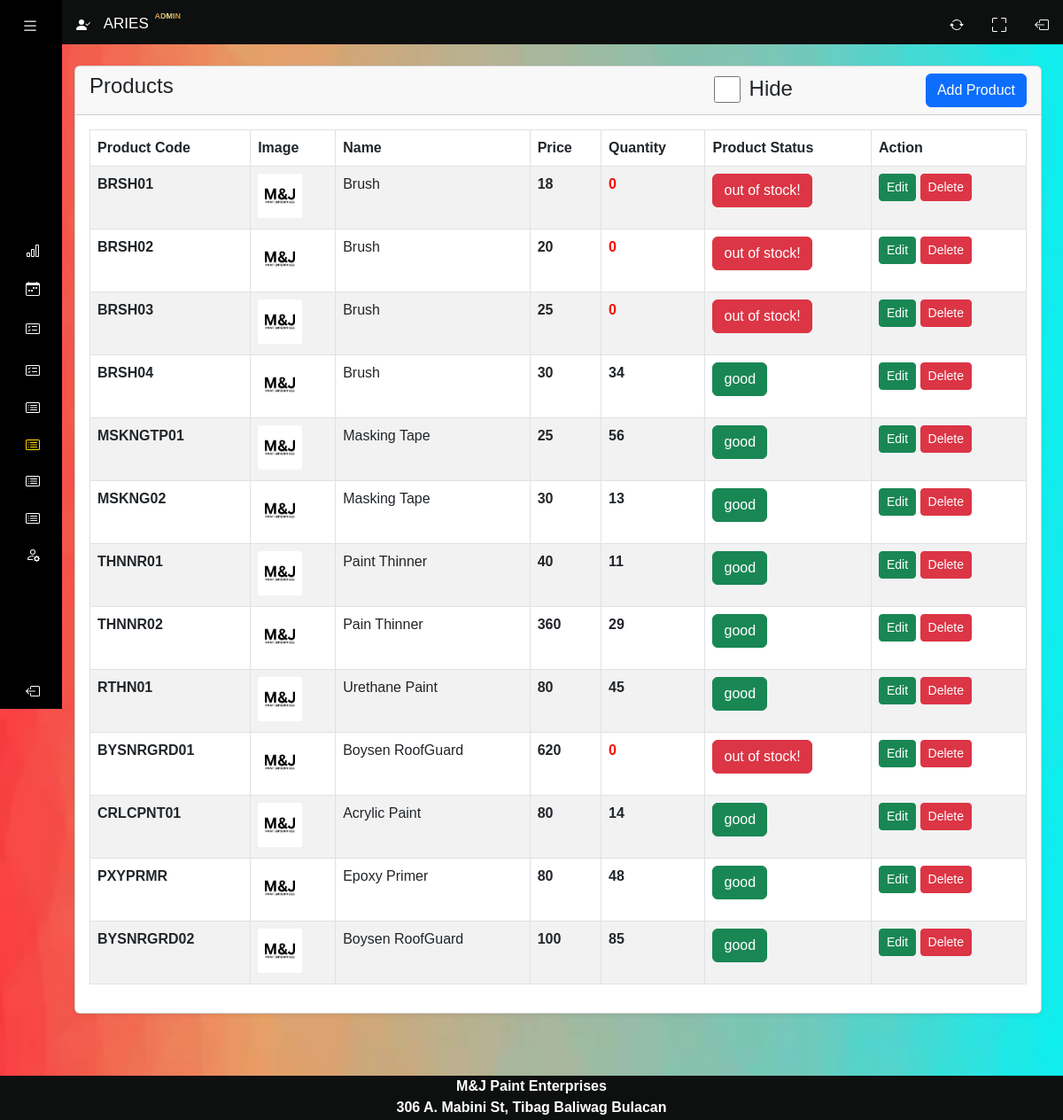
/system/products.php (signed in), run on the app's committed database.
### tables this page shows
CREATE TABLE `products` (
  `id` int(11) NOT NULL,
  `product_code` varchar(50) DEFAULT NULL,
  `category_id` int(11) NOT NULL,
  `name` varchar(255) NOT NULL,
  `description` mediumtext DEFAULT NULL,
  `price` int(11) NOT NULL,
  `quantity` int(11) NOT NULL,
  `image` varchar(255) NOT NULL,
  `created_at` date NOT NULL DEFAULT current_timestamp(),
  `size` varchar(255) NOT NULL,
  `numeric_size` varchar(255) NOT NULL,
  `volume` varchar(255) NOT NULL,
  `grit_size` varchar(255) NOT NULL,
  `type` varchar(255) NOT NULL,
  `color` varchar(255) NOT NULL
);

### system/config/function.php (called while the page is built, shortened)
<?php
require 'connection.php';
function validate($inputData){
    global $conn;
    $validatedData = mysqli_real_escape_string($conn, $inputData);
    $data = trim($validatedData);
    return htmlspecialchars($data);
}
function getAll($tableName){
    global $conn;
    $table = validate($tableName);
        $query = "SELECT * FROM $table";
    return mysqli_query($conn, $query);
}
?>

### system/products.php (the view, shortened to what this page needs)
<?php include('includes/header.php'); ?>
<div class="container-fluid px-4 main-cards">
  <div class="card mt-4 shadow-sm">
    <div class="card-header">
      <h4 class="mb-0">Products
      <?php if($_SESSION['LoggedInUser']['can_create'] == 1):?>
        <a href="products-create.php" class="btn btn-primary float-end">Add Product</a>
       <?php else:?>
      <?php endif;?>
      <label class="float-end"style="margin-top: 3px;  margin-right: 150px;">Hide</label>
      <input type="checkbox" id="showCheckbox" class=" float-end" style="width:30px;height:30px; margin-right: 10px; margin-top: 3px;">
      </h4>
    </div>
            <?php
            $products = getAll('products');
            ?>
    <div class="card-body" id="myTable1" style="display: block;">
      <div class="table-responsive">
        <table class="table table-striped table-bordered">
          <thead>
            <tr>
              <th>Product Code</th>
              <th>Image</th>
              <th>Name</th>
              <th>Price</th>
              <th>Quantity</th>
              <th>Product Status</th>
              <?php if($_SESSION['LoggedInUser']['can_edit'] == 1 || $_SESSION['LoggedInUser']['can_delete'] == 1):?>
              <th>Action</th>
              <?php else:?>
              <?php endif; ?>
            </tr>
          <tbody>
            <?php
            $products = getAll('products');
            if (mysqli_num_rows($products) > 0) {
            ?>
              <?php foreach ($products as $item) : ?>
                <tr>
                  <td><b><?= $item['product_code'] ?></b></td>
                  <td>
                    <img src="<?= $item['image'];?>" onerror="this.src='images/M&J.png'" style="width: 50px; height: 50px; border-radius: 5%;" alt="Img">
                  </td>
                  <td><?= $item['name']?></td>
                  <td class="fw-bold"><?= $item['price'] ?></td>
                  <td class="fw-bold" style="color:
                        <?php
                            if($item['quantity'] <= 10){
                                echo 'red';
                            } else {
                                echo '';
                            }
                        ?>;">
                        <?= $item['quantity']?>
                    </td>
                    <td>
                    <p class="btn btn-<?= $item['quantity'] <= 10 ? 'danger' : 'success' ?>"><?= $item['quantity'] <= 10 ? 'out of stock!':'good' ?></p>
                    </td>
                  <?php if($_SESSION['LoggedInUser']['can_edit'] == 1 || $_SESSION['LoggedInUser']['can_delete'] == 1):?>
                  <td>
                  <?php else:?>
                  <?php endif; ?>
               <?php if($_SESSION['LoggedInUser']['can_edit'] == 1):?>
                    <a href="products-edit.php?id=<?= $item['id'] ?>" class="btn btn-success btn-sm">Edit</a>
              <?php else:?>
              <?php endif; ?>
              <?php if($_SESSION['LoggedInUser']['can_delete'] == 1):?>
                    <a href="products-delete.php?id=<?= $item['id'] ?>" class="btn btn-danger btn-sm"
                    onclick="return confirm('Are you sure you want to delete Product?.')"
                    >Delete</a>
              <?php else:?>
              <?php endif; ?>
                  </td>
                </tr>
              <?php endforeach; ?>
            <?php
            } else {
            ?>
              <tr>
                <td colspan="4"> No Record Found</td>
              </tr>
            <?php
            }
            ?>
          </tbody>
        </table>
      </div>
    </div>
  </div>
</div>
<?php include('includes/footer.php'); ?>

### system/css/homepage.css (style rules this page uses)
body { background-image: url('../images/loginbackground.jpg'); background-repeat: no-repeat; background-attachment: fixed; background-size: 100% 100%; background-color: #333; color: #333; overflow-x: hidden; }
.main-cards { margin-top: 50px; margin-left: 60px; }
a { text-decoration: none; }
body { font-family: 'Poppins', sans-serif; }

### data on the page
products: product_code "BRSH01", name "Brush", price "18", quantity "0", shows "out of stock!"
products: product_code "BRSH02", name "Brush", price "20", quantity "0", shows "out of stock!"
products: product_code "BRSH03", name "Brush", price "25", quantity "0", shows "out of stock!"
products: product_code "BRSH04", name "Brush", price "30", quantity "34", shows "good"
products: product_code "MSKNGTP01", name "Masking Tape", price "25", quantity "56", shows "good"
products: product_code "MSKNG02", name "Masking Tape", price "30", quantity "13", shows "good"
products: product_code "THNNR01", name "Paint Thinner", price "40", quantity "11", shows "good"
products: product_code "THNNR02", name "Pain Thinner", price "360", quantity "29", shows "good"
products: product_code "RTHN01", name "Urethane Paint", price "80", quantity "45", shows "good"
products: product_code "BYSNRGRD01", name "Boysen RoofGuard", price "620", quantity "0", shows "out of stock!"
products: product_code "CRLCPNT01", name "Acrylic Paint", price "80", quantity "14", shows "good"
products: product_code "PXYPRMR", name "Epoxy Primer", price "80", quantity "48", shows "good"
products: product_code "BYSNRGRD02", name "Boysen RoofGuard", price "100", quantity "85", shows "good"

### other printed values
$_SESSION['LoggedInUser']['name'] "ARIES"
